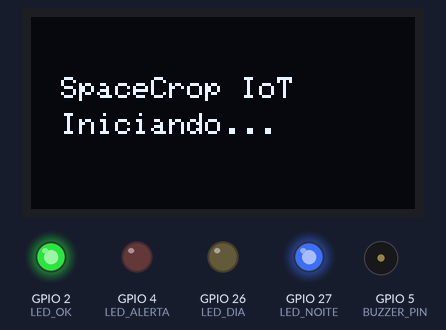
A sketch run on a simulated ESP32. Parts: 128×64 one-colour display, output pins drawn as LEDs (lit = HIGH), buzzer (waves = sounding, pin HIGH). WiFi joins after 1.5 s; servers stay silent unless stated; the local clock reads 2024-03-15 10:24:30 at power-on unless the sketch sets it; random numbers use the default seed unless the sketch sets one; no MQTT or app messages arrive unless stated; what the sketch prints to the serial monitor is not drawn.

Above: at 1.7 s.
At 7.1 s:
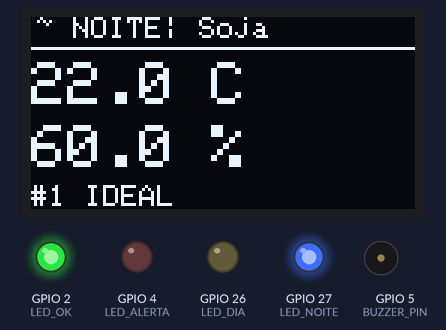
At 10.6 s:
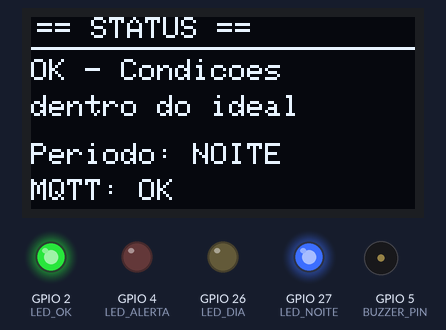
At 14.1 s:
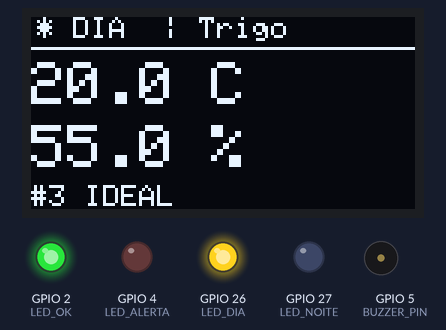
At 23.3 s:
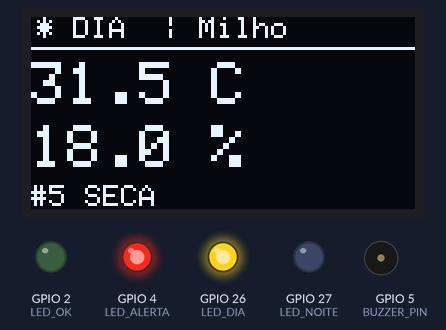
At 35.87 s:
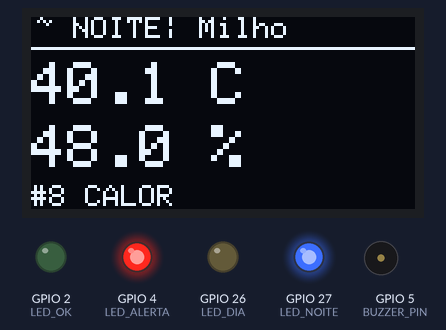
Timing chart, 0 to 40.0 s (numbered marks = the images above):
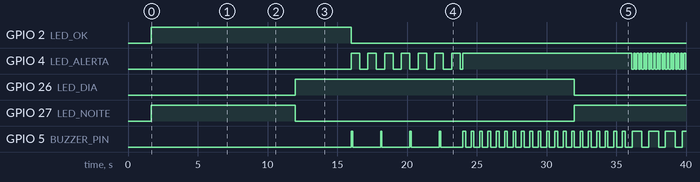

The sketch:

sketch-simulado__7_.ino
```cpp
#include <WiFi.h>
#include <PubSubClient.h>
#include <DHTesp.h>
#include <ArduinoJson.h>
#include <Wire.h>
#include <Adafruit_GFX.h>
#include <Adafruit_SSD1306.h>
#include <time.h>

// Wi-Fi
const char* WIFI_SSID     = "Wokwi-GUEST";
const char* WIFI_PASSWORD = "";

//  MQTT
const char* MQTT_BROKER   = "broker.hivemq.com";
const int   MQTT_PORT     = 1883;
const char* TOPIC_LEITURA = "spacecrop/leitura";
const char* TOPIC_ALERTA  = "spacecrop/alerta";
const char* TOPIC_STATUS  = "spacecrop/status";
char        MQTT_CLIENT[32];

// NTP
const char* NTP_SERVER = "pool.ntp.org";
const long  GMT_OFFSET = -10800;
const int   DST_OFFSET = 0;

// Pinos
const int DHT_PIN     = 15;
const int LED_OK      = 2;   // Verde  — plantação OK
const int LED_ALERTA  = 4;   // Vermelho — alerta climático
const int BUZZER_PIN  = 5;
const int LED_DIA     = 26;  // Amarelo — período DIA
const int LED_NOITE   = 27;  // Azul    — período NOITE

// OLED
#define OLED_WIDTH  128
#define OLED_HEIGHT 64
#define OLED_RESET  -1

//  Thresholds agrícolas
const float TEMP_GEADA    = 5.0f;
const float TEMP_CALOR    = 35.0f;
const float UMID_SECA     = 30.0f;
const float UMID_ENCHARCA = 90.0f;

//  Horário solar
const int HORA_AMANHECER = 6;
const int HORA_ANOITECER = 18;

// Cenários simulados
struct Cenario { float temp; float umid; const char* cultura; };

Cenario cenarios[] = {
  { 22.0f, 60.0f, "Soja"  },
  { 24.5f, 65.0f, "Milho" },
  { 20.0f, 55.0f, "Trigo" },
  { 30.0f, 22.0f, "Soja"  },
  { 31.5f, 18.0f, "Milho" },
  { 36.0f, 45.0f, "Soja"  },
  { 38.2f, 50.0f, "Cana"  },
  { 40.1f, 48.0f, "Milho" },
  {  3.5f, 80.0f, "Trigo" },
  {  1.0f, 85.0f, "Soja"  },
  { 26.0f, 92.0f, "Arroz" },
  { 25.0f, 95.0f, "Milho" },
  { 27.0f, 68.0f, "Soja"  },
  { 23.5f, 62.0f, "Trigo" },
  { 21.0f, 58.0f, "Cana"  },
};

const int SIM_COUNT = sizeof(cenarios) / sizeof(cenarios[0]);
int simIndex = 0;

// Objetos
DHTesp           dht;
Adafruit_SSD1306 display(OLED_WIDTH, OLED_HEIGHT, &Wire, OLED_RESET);
WiFiClient       wifiClient;
PubSubClient     mqtt(wifiClient);

//  Estado global
String statusAtual  = "IDEAL";
String periodoAtual = "DIA";
int    leituraCount = 0;
bool   wifiOk       = false;
bool   mqttOk       = false;

unsigned long lastPublish   = 0;
unsigned long lastMqttRetry = 0;
unsigned long lastBlink     = 0;
unsigned long lastBuzz      = 0;
unsigned long lastDisplay   = 0;
bool blinkState = false;
bool buzzActive = false;
int  paginaOled = 0;

float  tempAtual    = 0;
float  umidAtual    = 0;
String culturaAtual = "";

//  Tempos
const unsigned long PUBLISH_MS   = 4000;
const unsigned long WIFI_TIMEOUT = 8000;
const unsigned long MQTT_RETRY   = 30000;
const unsigned long BLINK_FAST   = 120;
const unsigned long BLINK_SLOW   = 600;
const unsigned long BUZZ_ON_MS   = 200;
const unsigned long BUZZ_OFF_MS  = 400;
const unsigned long BUZZ_LONG    = 700;
const unsigned long BUZZ_GAP     = 500;

// Funções


String calcularPeriodo() {
  return (random(2) == 0) ? "DIA" : "NOITE";
}

// Atualiza os LEDs de dia/noite
void atualizarLedPeriodo() {
  if (periodoAtual == "DIA") {
    digitalWrite(LED_DIA,   HIGH);
    digitalWrite(LED_NOITE, LOW);
  } else {
    digitalWrite(LED_DIA,   LOW);
    digitalWrite(LED_NOITE, HIGH);
  }
}

void connectWiFi() {
  Serial.print("[WiFi] Conectando a ");
  Serial.println(WIFI_SSID);
  WiFi.disconnect(true);
  delay(50);
  WiFi.mode(WIFI_STA);
  WiFi.begin(WIFI_SSID, WIFI_PASSWORD);

  unsigned long t0 = millis();
  while (WiFi.status() != WL_CONNECTED && millis() - t0 < WIFI_TIMEOUT) {
    delay(250);
    Serial.print(".");
  }
  Serial.println();

  if (WiFi.status() == WL_CONNECTED) {
    wifiOk = true;
    Serial.println("[WiFi] Conectado! IP: " + WiFi.localIP().toString());
    configTime(GMT_OFFSET, DST_OFFSET, NTP_SERVER);
  } else {
    wifiOk = false;
    Serial.println("[WiFi] Indisponivel — modo offline");
    WiFi.disconnect(true);
  }
}

void tryMQTT() {
  if (!wifiOk) return;
  Serial.print("[MQTT] Conectando...");
  mqtt.setServer(MQTT_BROKER, MQTT_PORT);
  mqtt.setBufferSize(512);
  mqtt.setKeepAlive(15);
  if (mqtt.connect(MQTT_CLIENT)) {
    mqttOk = true;
    Serial.println(" OK!");
    mqtt.publish(TOPIC_STATUS, "{\"online\":true,\"msg\":\"SpaceCrop online\"}");
  } else {
    mqttOk = false;
    Serial.println(" Falhou rc=" + String(mqtt.state()));
  }
}

String getTimestamp() {
  struct tm t;
  char buf[25] = "sem_hora";
  if (wifiOk && getLocalTime(&t))
    strftime(buf, sizeof(buf), "%Y-%m-%dT%H:%M:%S", &t);
  return String(buf);
}

void avaliarStatus(float temp, float umid) {
  if      (temp <= TEMP_GEADA)    statusAtual = "GEADA";
  else if (temp >= TEMP_CALOR)    statusAtual = "CALOR";
  else if (umid <= UMID_SECA)     statusAtual = "SECA";
  else if (umid >= UMID_ENCHARCA) statusAtual = "ENCHARCA";
  else                            statusAtual = "IDEAL";
}

void publicarDados() {
  leituraCount++;
  String ts = getTimestamp();

  String motivo;
  if      (statusAtual == "GEADA")    motivo = "Risco de geada! Temp: " + String(tempAtual, 1) + "C";
  else if (statusAtual == "CALOR")    motivo = "Calor excessivo! Temp: " + String(tempAtual, 1) + "C";
  else if (statusAtual == "SECA")     motivo = "Seca! Umid: " + String(umidAtual, 1) + "%";
  else if (statusAtual == "ENCHARCA") motivo = "Encharcamento! Umid: " + String(umidAtual, 1) + "%";
  else                                motivo = "Sem alertas";

  // Payload leitura
  StaticJsonDocument<320> docL;
  docL["device"]      = MQTT_CLIENT;
  docL["cultura"]     = culturaAtual;
  docL["temperatura"] = round(tempAtual * 10) / 10.0;
  docL["umidade"]     = round(umidAtual * 10) / 10.0;
  docL["status"]      = statusAtual;
  docL["periodo"]     = periodoAtual;
  docL["leitura"]     = leituraCount;
  docL["timestamp"]   = ts;

  char payloadL[320];
  serializeJson(docL, payloadL);

  // Payload alerta
  StaticJsonDocument<320> docA;
  docA["alerta_ativo"] = (statusAtual != "IDEAL");
  docA["status"]       = statusAtual;
  docA["motivo"]       = motivo;
  docA["cultura"]      = culturaAtual;
  docA["temperatura"]  = tempAtual;
  docA["umidade"]      = umidAtual;
  docA["periodo"]      = periodoAtual;
  docA["leitura"]      = leituraCount;
  docA["timestamp"]    = ts;

  char payloadA[320];
  serializeJson(docA, payloadA);

  if (mqttOk && mqtt.connected()) {
    mqtt.publish(TOPIC_LEITURA, payloadL, true);
    mqtt.publish(TOPIC_ALERTA,  payloadA, true);

    StaticJsonDocument<128> docS;
    docS["online"]    = true;
    docS["uptime_s"]  = millis() / 1000;
    docS["ip"]        = WiFi.localIP().toString();
    docS["rssi"]      = WiFi.RSSI();
    docS["timestamp"] = ts;
    char payloadS[128];
    serializeJson(docS, payloadS);
    mqtt.publish(TOPIC_STATUS, payloadS, true);
    Serial.print("[MQTT] → ");
  } else {
    Serial.print("[OFFLINE] ");
  }

  Serial.printf("[#%04d] %s | %s | Temp: %.1fC | Umid: %.1f%% | %s\n",
    leituraCount, culturaAtual.c_str(), periodoAtual.c_str(),
    tempAtual, umidAtual, statusAtual.c_str());
}

void atualizarOled() {
  display.clearDisplay();
  display.setTextColor(SSD1306_WHITE);

  if (paginaOled == 0) {

    display.setTextSize(1);
    display.setCursor(2, 0);
    display.print(periodoAtual == "DIA" ? "* DIA  | " : "~ NOITE| ");
    display.println(culturaAtual.substring(0, 7));
    display.drawLine(0, 10, 127, 10, SSD1306_WHITE);

    display.setTextSize(2);
    display.setCursor(0, 15);
    display.print(tempAtual, 1);
    display.println(" C");
    display.setCursor(0, 36);
    display.print(umidAtual, 1);
    display.println(" %");

    display.setTextSize(1);
    display.setCursor(0, 56);
    display.print("#");
    display.print(leituraCount);
    display.print(" ");
    display.print(statusAtual.substring(0, 10));

  } else {

    display.setTextSize(1);
    display.setCursor(2, 0);
    display.println("== STATUS ==");
    display.drawLine(0, 10, 127, 10, SSD1306_WHITE);

    display.setCursor(0, 14);
    if (statusAtual == "IDEAL") {
      display.println("OK - Condicoes");
      display.setCursor(0, 26);
      display.println("dentro do ideal");
    } else {
      display.println("!! ALERTA !!");
      display.setCursor(0, 26);
      display.println(statusAtual);
    }

    display.setCursor(0, 42);
    display.print("Periodo: ");
    display.println(periodoAtual);

    display.setCursor(0, 54);
    display.print(mqttOk ? "MQTT: OK" : (wifiOk ? "MQTT: FALHOU" : "WiFi: OFFLINE"));
  }

  display.display();
}

void updateAlerts(unsigned long now) {
  if (statusAtual == "IDEAL") {
    digitalWrite(LED_OK,     HIGH);
    digitalWrite(LED_ALERTA, LOW);
    digitalWrite(BUZZER_PIN, LOW);
    buzzActive = false;

  } else if (statusAtual == "SECA") {
    digitalWrite(LED_OK, LOW);
    if (now - lastBlink >= BLINK_SLOW) {
      blinkState = !blinkState;
      digitalWrite(LED_ALERTA, blinkState ? HIGH : LOW);
      lastBlink = now;
    }
    if (!buzzActive && now - lastBuzz >= 2000) {
      digitalWrite(BUZZER_PIN, HIGH); lastBuzz = now; buzzActive = true;
    } else if (buzzActive && now - lastBuzz >= 100) {
      digitalWrite(BUZZER_PIN, LOW);  lastBuzz = now; buzzActive = false;
    }

  } else if (statusAtual == "CALOR") {
    digitalWrite(LED_OK,     LOW);
    digitalWrite(LED_ALERTA, HIGH);
    if (!buzzActive && now - lastBuzz >= BUZZ_OFF_MS) {
      digitalWrite(BUZZER_PIN, HIGH); lastBuzz = now; buzzActive = true;
    } else if (buzzActive && now - lastBuzz >= BUZZ_ON_MS) {
      digitalWrite(BUZZER_PIN, LOW);  lastBuzz = now; buzzActive = false;
    }

  } else if (statusAtual == "GEADA") {
    if (now - lastBlink >= BLINK_FAST) {
      blinkState = !blinkState;
      digitalWrite(LED_ALERTA, blinkState ? HIGH : LOW);
      digitalWrite(LED_OK,     LOW);
      lastBlink = now;
    }
    if (!buzzActive && now - lastBuzz >= BUZZ_GAP) {
      digitalWrite(BUZZER_PIN, HIGH); lastBuzz = now; buzzActive = true;
    } else if (buzzActive && now - lastBuzz >= BUZZ_LONG) {
      digitalWrite(BUZZER_PIN, LOW);  lastBuzz = now; buzzActive = false;
    }

  } else {
    // ENCHARCA
    digitalWrite(LED_OK, LOW);
    if (now - lastBlink >= BLINK_FAST) {
      blinkState = !blinkState;
      digitalWrite(LED_ALERTA, blinkState ? HIGH : LOW);
      lastBlink = now;
    }
    if (!buzzActive && now - lastBuzz >= BUZZ_OFF_MS) {
      digitalWrite(BUZZER_PIN, HIGH); lastBuzz = now; buzzActive = true;
    } else if (buzzActive && now - lastBuzz >= BUZZ_ON_MS) {
      digitalWrite(BUZZER_PIN, LOW);  lastBuzz = now; buzzActive = false;
    }
  }
}

//  Setup

void setup() {
  Serial.begin(115200);
  Serial.println("\n╔══════════════════════════════════╗");
  Serial.println("║   SpaceCrop IoT — Iniciando...   ║");
  Serial.println("╚══════════════════════════════════╝");

  snprintf(MQTT_CLIENT, sizeof(MQTT_CLIENT), "spacecrop-%08lX", (unsigned long)millis());

  pinMode(LED_OK,     OUTPUT);
  pinMode(LED_ALERTA, OUTPUT);
  pinMode(BUZZER_PIN, OUTPUT);
  pinMode(LED_DIA,    OUTPUT);
  pinMode(LED_NOITE,  OUTPUT);
  pinMode(DHT_PIN,    INPUT_PULLUP);

  digitalWrite(LED_OK,     LOW);
  digitalWrite(LED_ALERTA, LOW);
  digitalWrite(BUZZER_PIN, LOW);
  digitalWrite(LED_DIA,    LOW);
  digitalWrite(LED_NOITE,  LOW);

  dht.setup(DHT_PIN, DHTesp::DHT22);

  Wire.begin();
  if (!display.begin(SSD1306_SWITCHCAPVCC, 0x3C)) {
    Serial.println("[OLED] Falha ao iniciar!");
  } else {
    display.clearDisplay();
    display.setTextSize(1);
    display.setTextColor(SSD1306_WHITE);
    display.setCursor(10, 20);
    display.println("SpaceCrop IoT");
    display.setCursor(10, 32);
    display.println("Iniciando...");
    display.display();
  }

  connectWiFi();
  if (wifiOk) tryMQTT();
  else        Serial.println("[MQTT] Pulado — sem Wi-Fi");

  periodoAtual = calcularPeriodo();
  atualizarLedPeriodo();
  Serial.println("[PERIODO] " + periodoAtual);
  Serial.println("[MODO] " + String(SIM_COUNT) + " cenarios | " + String(PUBLISH_MS/1000) + "s/leitura");
}

// Loop

void loop() {
  unsigned long now = millis();


  if (mqttOk && mqtt.connected()) {
    mqtt.loop();
  } else if (wifiOk && now - lastMqttRetry >= MQTT_RETRY) {
    lastMqttRetry = now;
    tryMQTT();
  }


  if (now - lastPublish >= PUBLISH_MS) {
    lastPublish = now;

    // Atualiza período e LEDs de dia/noite
    String novoPeriodo = calcularPeriodo();
    if (novoPeriodo != periodoAtual) {
      periodoAtual = novoPeriodo;
      atualizarLedPeriodo();
    }


    tempAtual    = cenarios[simIndex].temp;
    umidAtual    = cenarios[simIndex].umid;
    culturaAtual = cenarios[simIndex].cultura;
    simIndex     = (simIndex + 1) % SIM_COUNT;

    avaliarStatus(tempAtual, umidAtual);
    publicarDados();
  }

  updateAlerts(now);


  if (now - lastDisplay >= 3500) {
    lastDisplay = now;
    paginaOled  = (paginaOled + 1) % 2;
    atualizarOled();
  }
}
```

Measured:
- by itself, GPIO 2 (LED_OK): LOW → HIGH at 1.7 s, → LOW 14.3 s later
- by itself, GPIO 4 (LED_ALERTA): goes 6 × (HIGH 0.60 s, LOW 0.60 s), HIGH 0.60 s, LOW 0.20 s, HIGH 12.1 s, 16 × (LOW 0.12 s, HIGH 0.12 s), then LOW
- by itself, GPIO 26 (LED_DIA): LOW → HIGH at 12.0 s, → LOW 20.0 s later
- by itself, GPIO 27 (LED_NOITE): HIGH → LOW at 12.0 s, → HIGH 20.0 s later
- by itself, GPIO 5 (BUZZER_PIN): LOW → HIGH at 16.0 s, → LOW 0.10 s later, → HIGH 2.0 s later, → LOW 0.10 s later, … (55 changes in this stretch)
- what the display in image 1 shows lasts 3.5 s, from 7.0 s to 10.5 s
